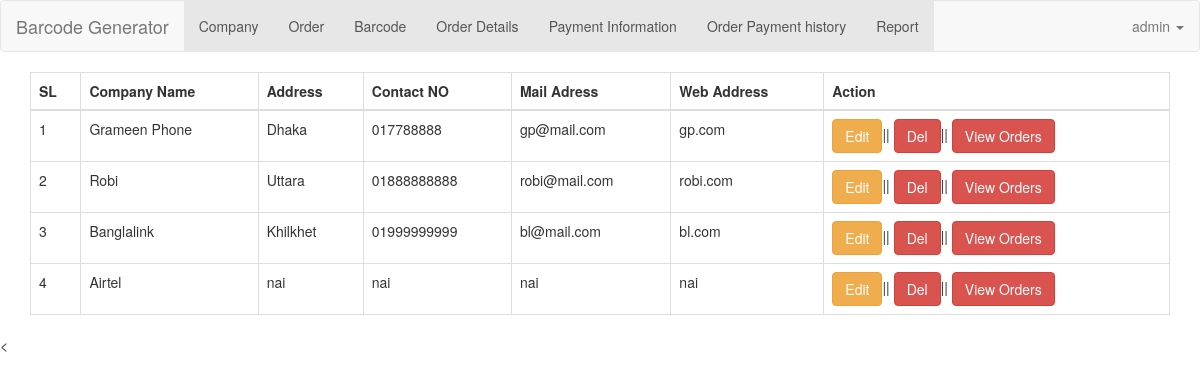
The page /barcode/company_view.php (signed in) on the database its author committed.
### tables this page shows
CREATE TABLE `company` (
  `company_id` int(11) NOT NULL,
  `company_name` varchar(255) NOT NULL,
  `address` varchar(255) NOT NULL,
  `contact_no` varchar(255) NOT NULL,
  `mail_address` varchar(255) NOT NULL,
  `web_address` varchar(255) NOT NULL,
  `sim_code` varchar(3) NOT NULL,
  `reg_date` varchar(255) NOT NULL
);

### barcode/php/config.php (called while the page is built, shortened)
<?php
class Connection extends PDO
{
	public static $instance=null;
	public static function getInstance()
	{
		if (!self::$instance) {
				self::$instance  = new Connection();
		}
		return self::$instance;
	}
}
?>

### barcode/php/dboperation.php (called while the page is built, shortened)
<?php
include("config.php");
class Db
{
	  private $con = null;
	 function __construct()
	{
		$this->con = Connection::getInstance();
	}
	public function selectAll($table_name,$where_clause=""){
		$wheresql="";
		if (!empty($wheresql)) {
			$sal = "SELECT * FROM ".$table_name." ".$wheresql;
		}else{
			$sal = "SELECT * FROM ".$table_name;
		}
		$data = $this->con->prepare($sal);
		$data->execute();
		return $data;
	}
}
?>

### barcode/company_view.php (the view, shortened to what this page needs)
    <?php include 'header.php';	?>
	<div class="container">
		<div class="row">
			<div class="col-md-12">
				<table class="table table-bordered table striped">
					<thead>
						<tr>
							<th>SL</th>
							<th>Company Name</th>
							<th>Address</th>
							<th>Contact NO</th>
							<th>Mail Adress</th>
							<th>Web Address</th>
							<th>Action</th>
						</tr>
					</thead>
					<tbody>
						<?php
							$qry =  $db->selectAll("company");
							$i=0;
							while ($row = $qry->fetch(PDO :: FETCH_ASSOC)) { $i++; ?>
								<tr>
									<td><?php echo $i;?></td>
									<td><?php echo $row['company_name'];?></td>
									<td><?php echo $row['address'];?></td>
									<td><?php echo $row['contact_no'];?></td>
									<td><?php echo $row['mail_address'];?></td>
									<td><?php echo $row['web_address'];?></td>
									<td>
										<button class="btn btn-warning" onclick="javascript:window.location='company.php?company-id=<?=$row['company_id']?>';">Edit</button>||
										<button class="btn btn-danger" onclick="javascript:window.location='company_view.php?del-id=<?=$row['company_id']?>';">Del</button>||
										<button class="btn btn-danger" onclick="javascript:window.location='orders.php?company-id=<?=$row['company_id']?>';">View Orders</button>
									</td>
								</tr>
							<?php }
						?>
					</tbody>
				</table>
			</div>
		</div>
	</div>
<?php include 'footer.php';	?>

### rows shown on the page
company: company_name "Grameen Phone", address "Dhaka", contact_no "017788888", mail_address "gp@mail.com", web_address "gp.com"
company: company_name "Robi", address "Uttara", contact_no "01888888888", mail_address "robi@mail.com", web_address "robi.com"
company: company_name "Banglalink", address "Khilkhet", contact_no "01999999999", mail_address "bl@mail.com", web_address "bl.com"
company: company_name "Airtel", address "nai", contact_no "nai", mail_address "nai", web_address "nai"

### other values the page prints
$_SESSION['username'] "admin"
